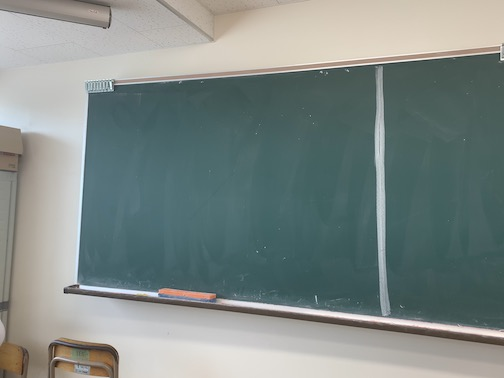
#> input picture img/IMG_0325.JPG, 504 x 378 px
$ python -i transparent.py   (imports and definitions only)
#> lines starting #> are read from the running program, lines starting #| are printed output that depends on the picture; after the words box and inside, x2 and y2 are one past the last pixel; in counts of white or black regions, pixels touching at a corner belong together
#> further down, picture is the input picture: shape (378, 504, 3); mean B, G, R 134.3, 137.4, 126.9
## This file is package

import cv2
import numpy as np
from PIL import Image

def trans(inimg):
    def cv2pil(image):
        ''' OpenCV型 -> PIL型 '''
        new_image = image.copy()
        if new_image.ndim == 2:  # モノクロ
            pass
        elif new_image.shape[2] == 3:  # カラー
            new_image = cv2.cvtColor(new_image, cv2.COLOR_BGR2RGB)
        elif new_image.shape[2] == 4:  # 透過
            new_image = cv2.cvtColor(new_image, cv2.COLOR_BGRA2RGBA)
        new_image = Image.fromarray(new_image)
        return new_image

    def pil2cv(image):
        ''' PIL型 -> OpenCV型 '''
        new_image = np.array(image, dtype=np.uint8)
        if new_image.ndim == 2:  # モノクロ
            pass
        elif new_image.shape[2] == 3:  # カラー
            new_image = cv2.cvtColor(new_image, cv2.COLOR_RGB2BGR)
        elif new_image.shape[2] == 4:  # 透過
            new_image = cv2.cvtColor(new_image, cv2.COLOR_RGBA2BGRA)
        return new_image

    # median filter
    img_med = cv2.medianBlur(inimg, ksize=3)

    # putAlphaChanel
    im_rgb = cv2pil(img_med)
    im_rgba = im_rgb.copy()
    im_rgba.putalpha(255)

    # transparent
    img = pil2cv(im_rgba)
    hsv = cv2.cvtColor(img, cv2.COLOR_BGR2HSV)
#> hsv: shape (378, 504, 3); mean H, S, V 62.4, 46.4, 141.6
    lowerHSV = (50, 0, 0)
    upperHSV = (110,150, 150)
    img_mask = cv2.inRange(hsv, lowerHSV, upperHSV) # 範囲からマスク画像を作成
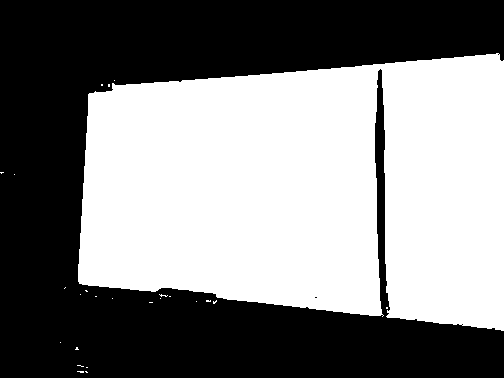
#> img_mask: shape (378, 504); 51% white; 2 black regions (1 under 20 px), largest, box (x1, y1, x2, y2) and area: (0, 0, 504, 378) 93406
    img_bool = cv2.bitwise_not(img, img, mask=img_mask)      # 元画像とマスク画像の演算(背景を白くする)
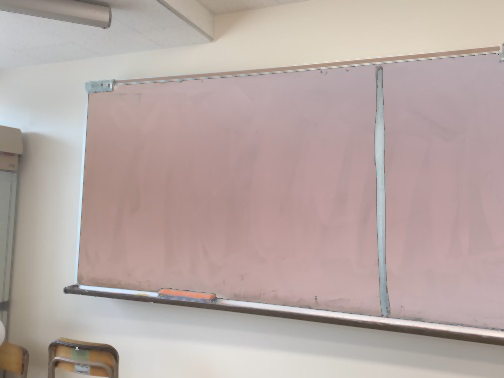
#> img_bool: shape (378, 504, 4); mean B, G, R, A 164.2, 168, 183.5, 125

    # オープニング処理処理
    # kernel = cv2.getStructuringElement(cv2.MORPH_RECT, (1, 1)) #フィルタ
    # opening = cv2.morphologyEx(img_bool, cv2.MORPH_OPEN, kernel) #オープニング処理

    return img_bool

    # cv2.imwrite('resultImages/transparent_out_open.png', opening)                      # 画像保存

>>> import cv2
>>> picture = cv2.imread('img/IMG_0325.JPG')
>>> result = trans(picture)

$ run again, on img/IMG_0326.JPG
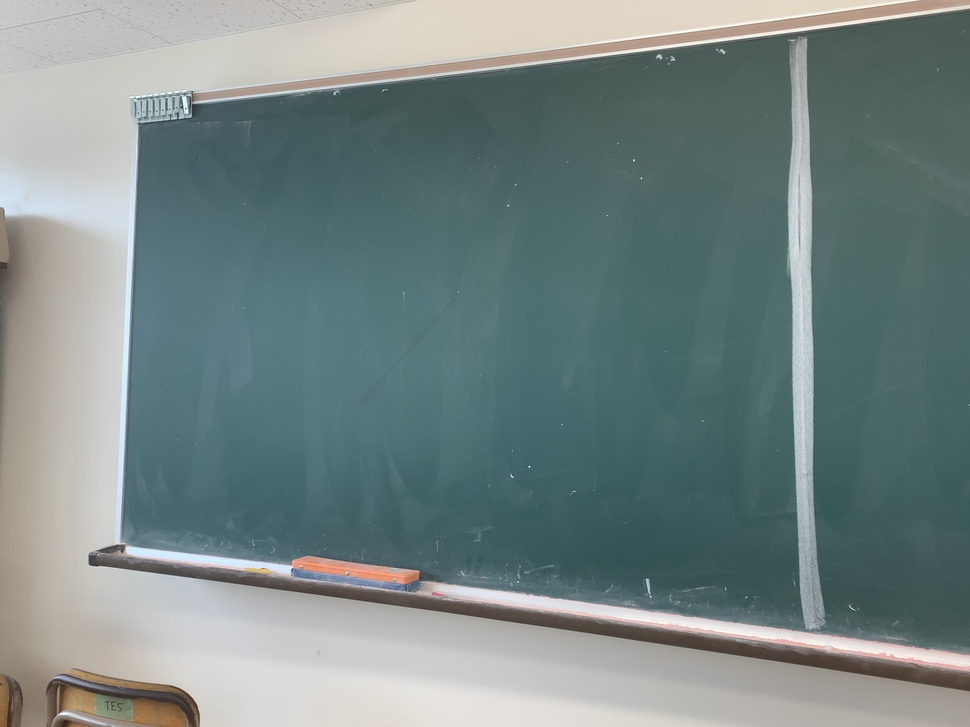
#> input picture img/IMG_0326.JPG, 970 x 727 px, shrunk from 4032 x 3024 before the run
#> picture is the input picture: shape (727, 970, 3); mean B, G, R 132.5, 133.7, 117.8
#> hsv: shape (727, 970, 3); mean H, S, V 70.3, 52.6, 137.4
#> in trans, `img_mask = cv2.inRange(hsv, lowerHSV, upperHSV)`:
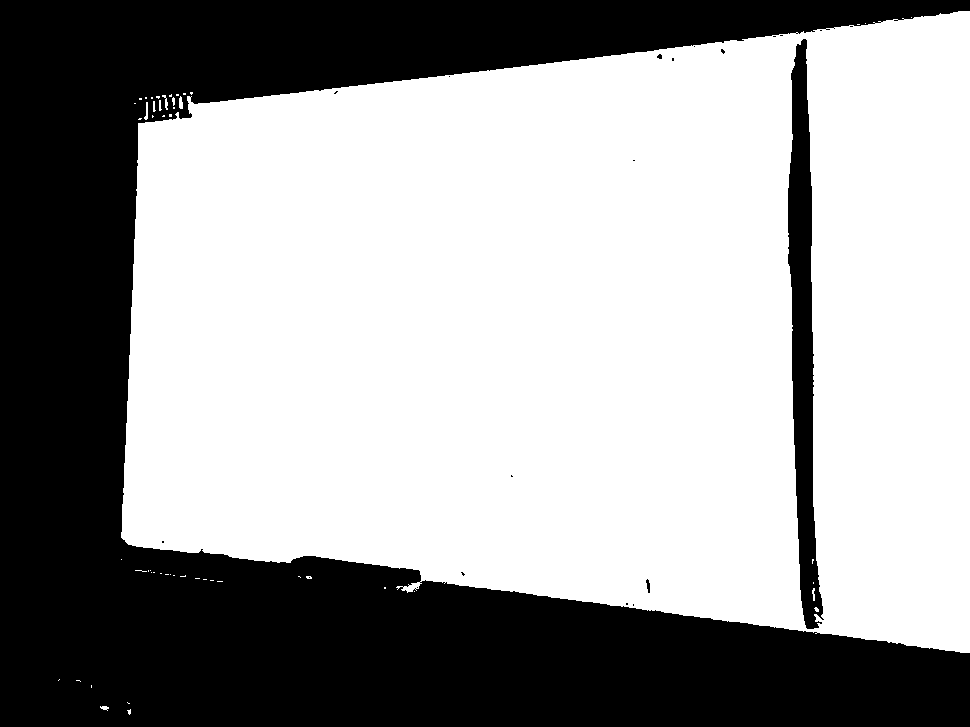
#> img_mask: shape (727, 970); 62% white; 21 black regions (18 under 20 px), largest, box (x1, y1, x2, y2) and area: (0, 0, 970, 727) 256839, (788, 39, 824, 629) 10995, (646, 579, 650, 593) 36
#> in trans, `img_bool = cv2.bitwise_not(img, img, mask=img_mask)`:
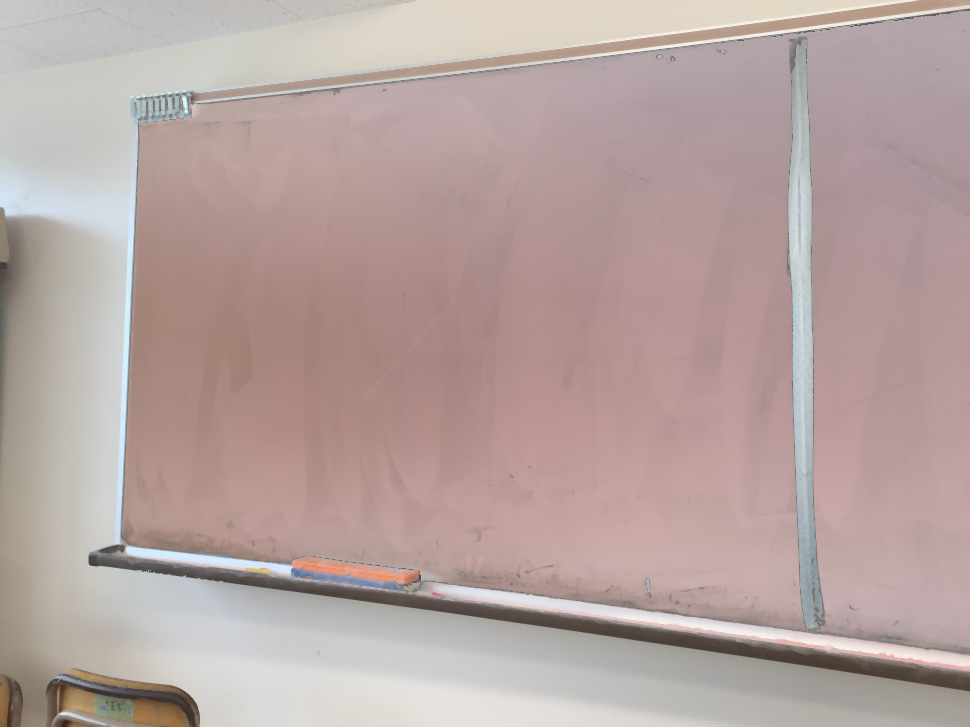
#> img_bool: shape (727, 970, 4); mean B, G, R, A 160.8, 163.7, 182.4, 96.9

$ run again, on img/IMG_0327.JPG
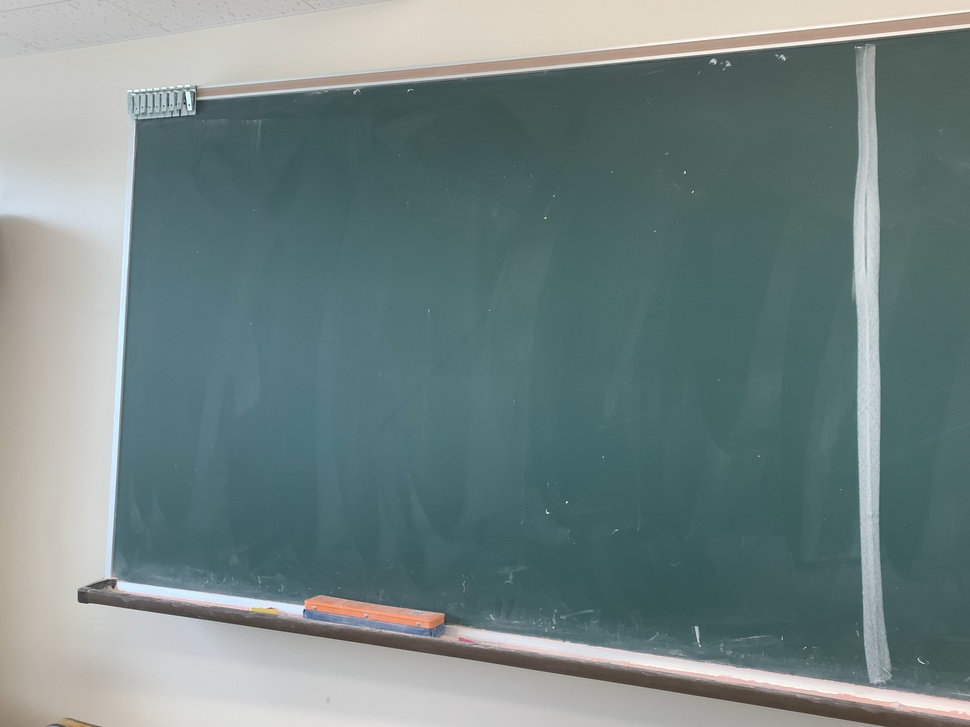
#> input picture img/IMG_0327.JPG, 970 x 727 px, shrunk from 4032 x 3024 before the run
#> picture is the input picture: shape (727, 970, 3); mean B, G, R 131.4, 132.1, 114.7
#> hsv: shape (727, 970, 3); mean H, S, V 74, 54.4, 135.6
#> in trans, `img_mask = cv2.inRange(hsv, lowerHSV, upperHSV)`:
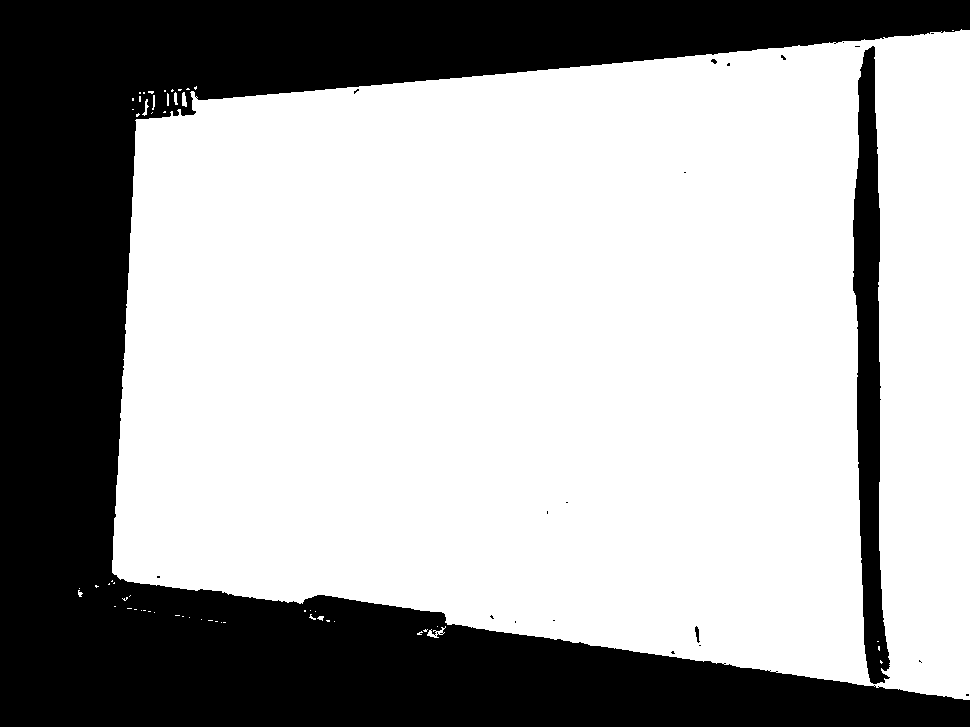
#> img_mask: shape (727, 970); 66.2% white; 21 black regions (17 under 20 px), largest, box (x1, y1, x2, y2) and area: (0, 0, 970, 727) 224731, (853, 46, 890, 684) 13154, (695, 626, 700, 643) 46, (711, 59, 717, 64) 20
#> in trans, `img_bool = cv2.bitwise_not(img, img, mask=img_mask)`:
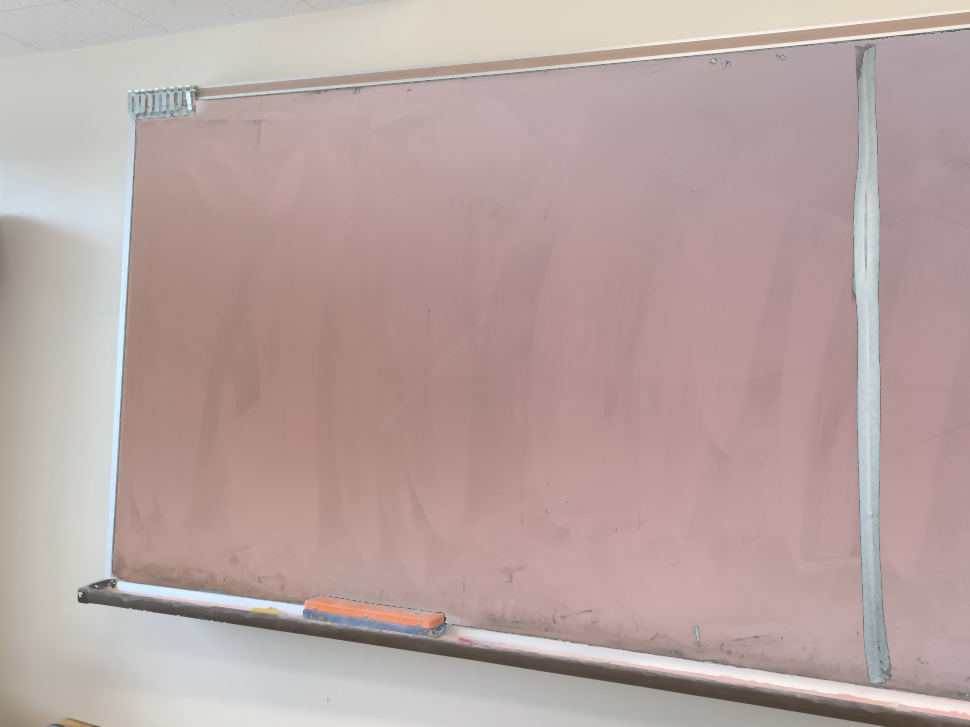
#> img_bool: shape (727, 970, 4); mean B, G, R, A 161.6, 164.1, 183.7, 86.1

$ run again, on img/IMG_0636.JPG
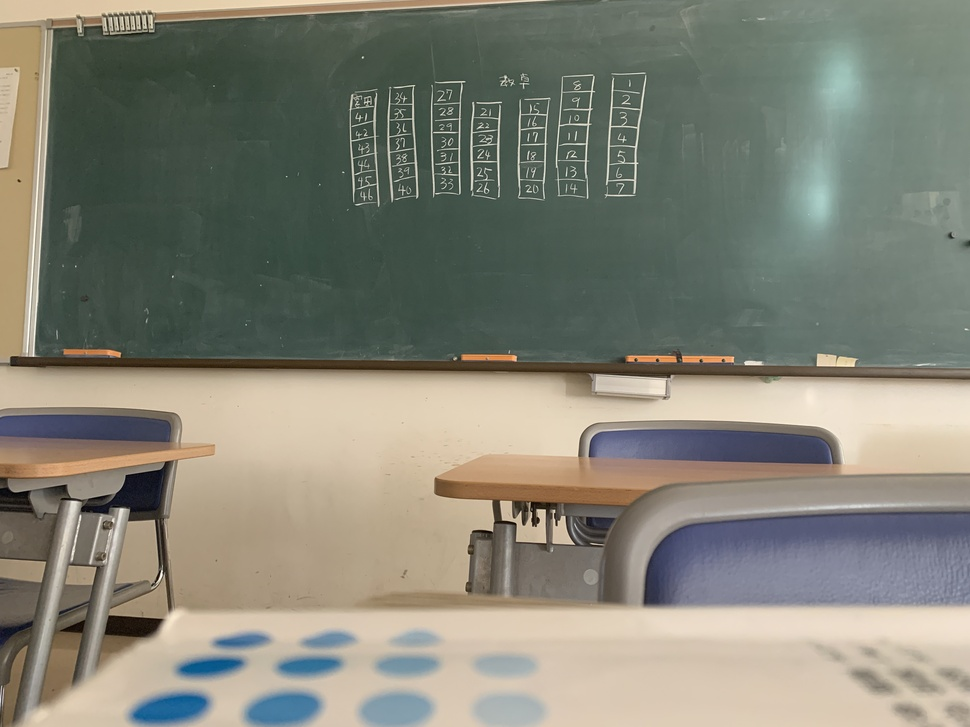
#> input picture img/IMG_0636.JPG, 970 x 727 px, shrunk from 4032 x 3024 before the run
#> picture is the input picture: shape (727, 970, 3); mean B, G, R 118.2, 131, 130.9
#> hsv: shape (727, 970, 3); mean H, S, V 48.5, 48.7, 139.8
#> in trans, `img_mask = cv2.inRange(hsv, lowerHSV, upperHSV)`:
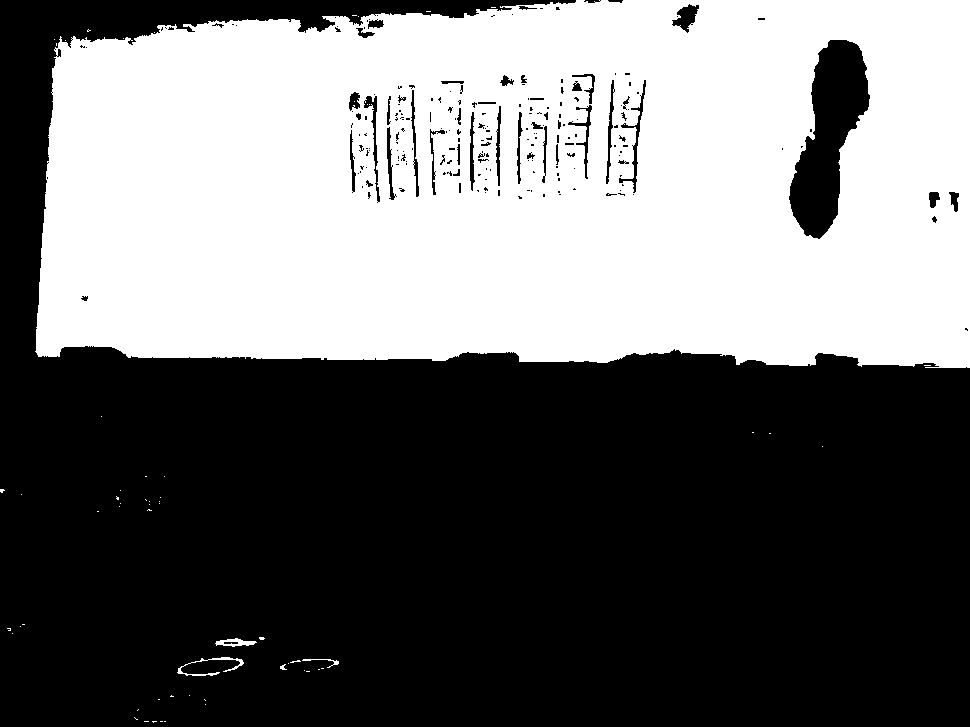
#> img_mask: shape (727, 970); 43.4% white; 61 white regions (56 under 20 px), largest, box (x1, y1, x2, y2) and area: (35, 0, 970, 368) 305376, (177, 657, 244, 676) 255, (215, 638, 257, 647) 198, (302, 659, 339, 668) 72, (280, 664, 287, 670) 23
#> in trans, `img_bool = cv2.bitwise_not(img, img, mask=img_mask)`:
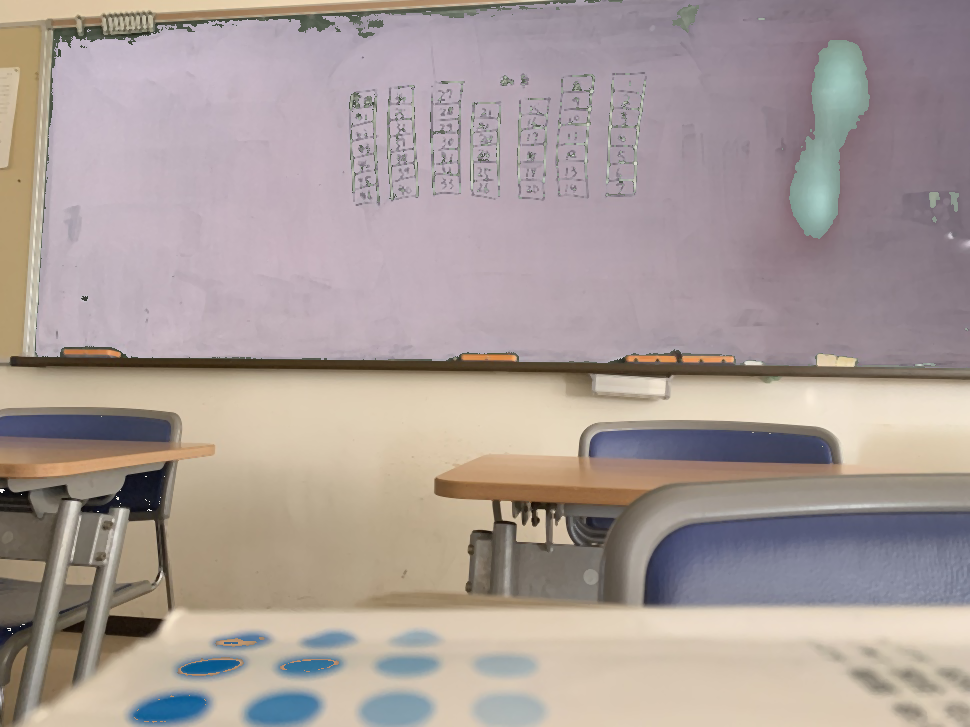
#> img_bool: shape (727, 970, 4); mean B, G, R, A 152.6, 156.7, 169.2, 144.3
